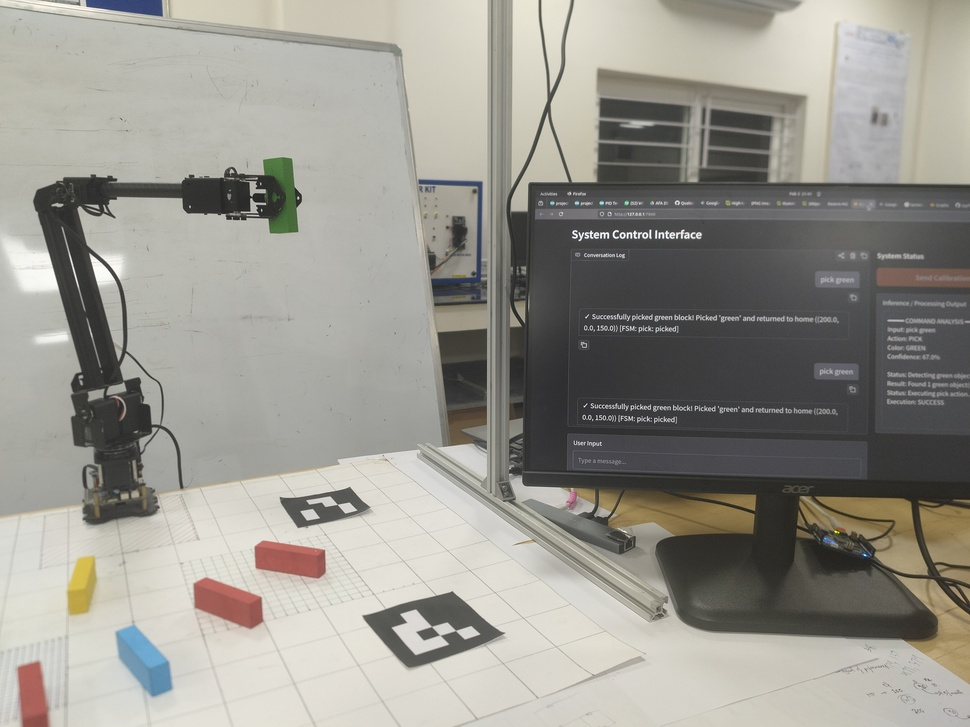
#> input picture assets/workspace.jpg, 970 x 727 px, shrunk from 4096 x 3072 before the run, given in place of the camera
$ python color_segment.py
#> lines starting #> are read from the running program, lines starting #| are printed output that depends on the picture; after the words box and inside, x2 and y2 are one past the last pixel; in counts of white or black regions, pixels touching at a corner belong together
#> further down, frame is the input picture: shape (727, 970, 3); mean B, G, R 142.5, 150.1, 152.1
"""Color segmentation and distance estimation for Jenga blocks."""

import cv2
import numpy as np

KNOWN_WIDTH_CM = 7.5
FOCAL_LENGTH = 1000

def get_hsv_ranges():
    """Define HSV ranges for Jenga block colors."""
    colors = {
        "Blue":   (np.array([100, 150, 0]), np.array([140, 255, 255])),
        "Green":  (np.array([40, 70, 70]),  np.array([80, 255, 255])),
        "Yellow": (np.array([20, 100, 100]), np.array([30, 255, 255])),
        "Orange": (np.array([10, 100, 20]), np.array([20, 255, 255])),
        "Pink":   (np.array([140, 50, 50]), np.array([170, 255, 255]))
    }
    # Red wraps around 0/180 in HSV
    red_lower1 = np.array([0, 70, 50])
    red_upper1 = np.array([10, 255, 255])
    red_lower2 = np.array([170, 70, 50])
    red_upper2 = np.array([180, 255, 255])

    return colors, (red_lower1, red_upper1, red_lower2, red_upper2)

def process_frame(frame):
    hsv = cv2.cvtColor(frame, cv2.COLOR_BGR2HSV)
#> hsv: shape (727, 970, 3); mean H, S, V 36.9, 19, 153.1
    colors, red_ranges = get_hsv_ranges()

    tasks = []

    for name, (lower, upper) in colors.items():
        mask = cv2.inRange(hsv, lower, upper)
        tasks.append((mask, name, (255, 255, 255)))
#> this loop made 5 passes
#> pass 1, in process_frame, `mask = cv2.inRange(hsv, lower, upper)`:
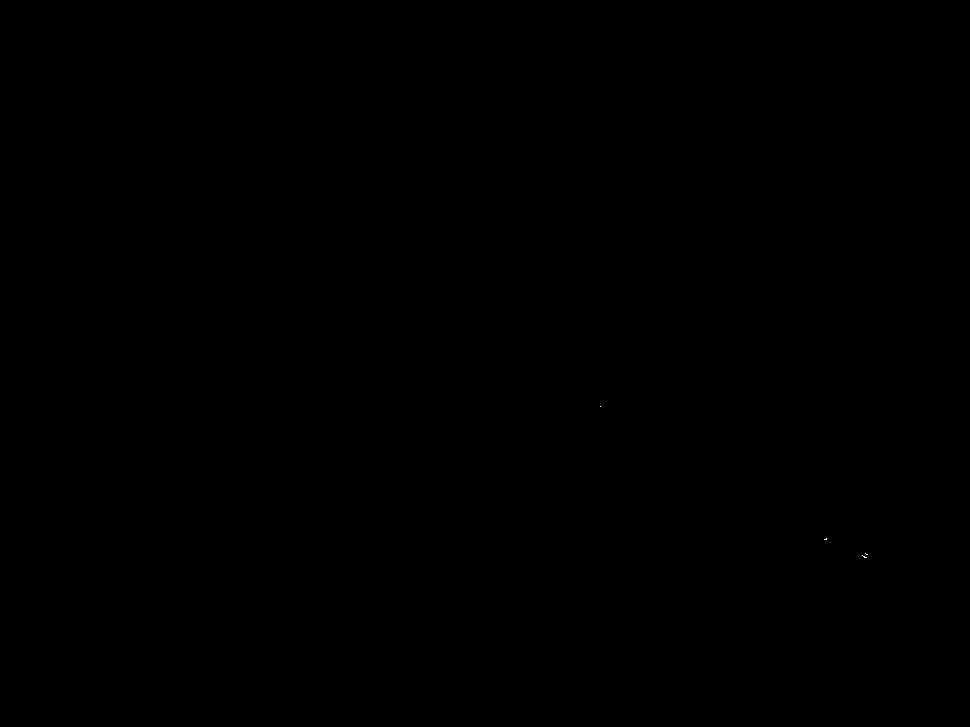
#> mask: shape (727, 970); 0% white in thin lines or dots, all inside (x1, y1, x2, y2) = (600, 406, 868, 558)
#> pass 3, in process_frame, `mask = cv2.inRange(hsv, lower, upper)`:
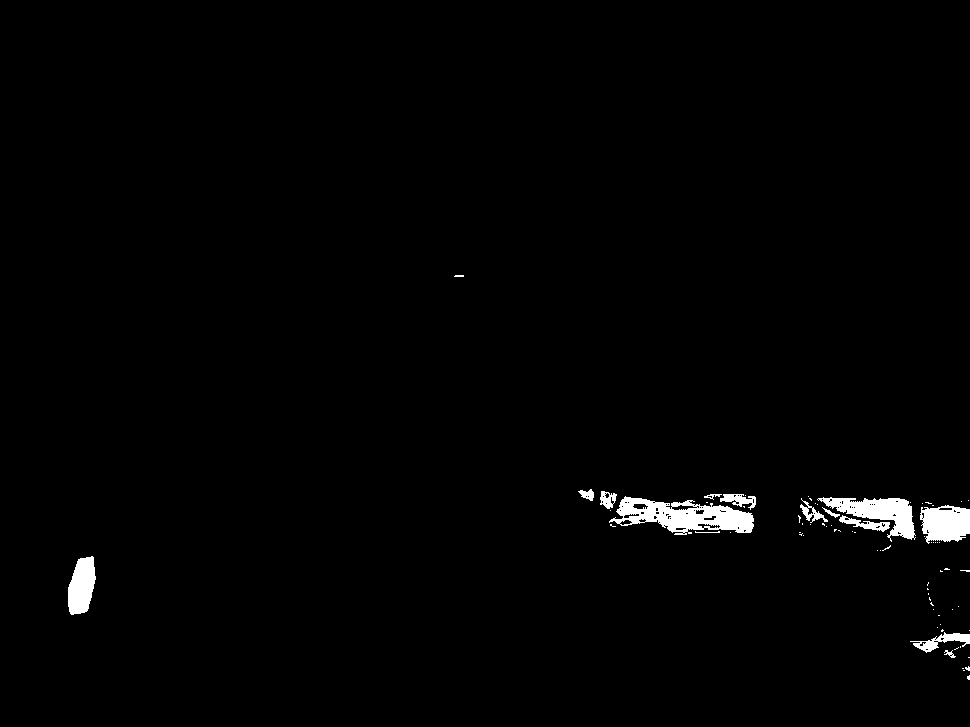
#> mask: shape (727, 970); 1.3% white; 76 white regions (62 under 20 px), largest, box (x1, y1, x2, y2) and area: (609, 496, 754, 535) 2964, (817, 497, 916, 542) 1851, (920, 505, 970, 544) 1501
#> after the loop, tasks = 5 items

    # Combine red ranges
    mask1 = cv2.inRange(hsv, red_ranges[0], red_ranges[1])
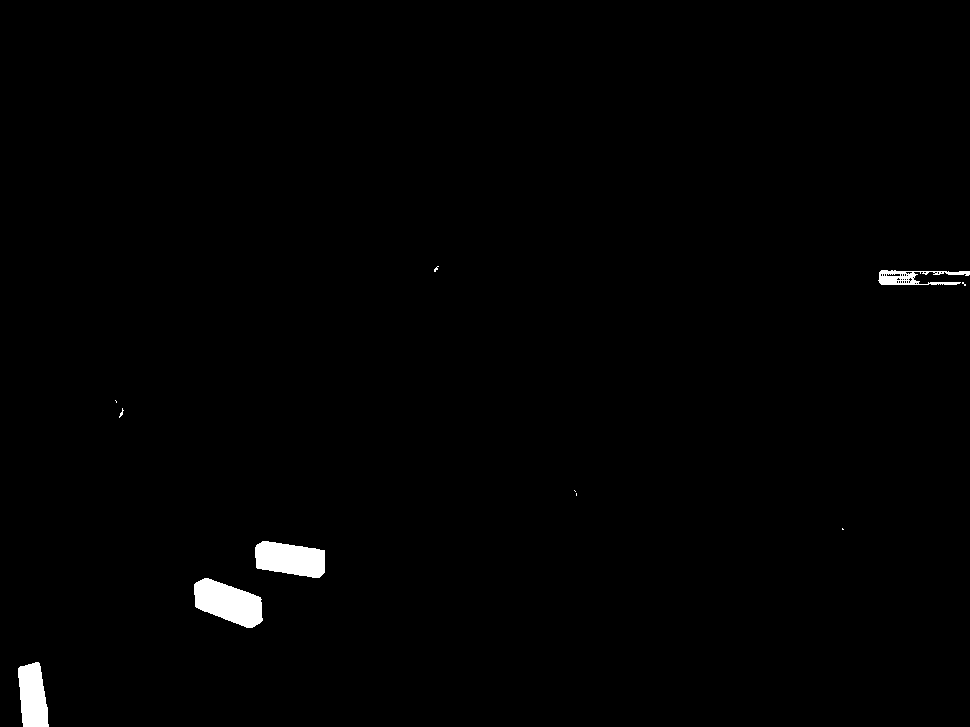
#> mask1: shape (727, 970); 0.93% white; 11 white regions (7 under 20 px), largest, box (x1, y1, x2, y2) and area: (194, 578, 263, 628) 2242, (255, 541, 325, 578) 1984, (18, 662, 49, 727) 1561, (878, 270, 970, 285) 707
    mask2 = cv2.inRange(hsv, red_ranges[2], red_ranges[3])
#> mask2: shape (727, 970); 0.01% white in thin lines or dots, all inside (x1, y1, x2, y2) = (568, 492, 576, 507)
    red_mask = cv2.add(mask1, mask2)
#> red_mask: shape (727, 970); 0.93% white; 11 white regions (6 under 20 px), largest, box (x1, y1, x2, y2) and area: (194, 578, 263, 628) 2242, (255, 541, 325, 578) 1984, (18, 662, 49, 727) 1561, (878, 270, 970, 285) 707, (568, 490, 577, 505) 50
    tasks.append((red_mask, "Red", (0, 0, 255)))

    for mask, color_name, draw_color in tasks:
        mask = cv2.erode(mask, None, iterations=2)
        mask = cv2.dilate(mask, None, iterations=2)

        contours, _ = cv2.findContours(mask, cv2.RETR_EXTERNAL, cv2.CHAIN_APPROX_SIMPLE)

        for cnt in contours:
            if cv2.contourArea(cnt) < 500:
                continue

            rect = cv2.minAreaRect(cnt)
            (x, y), (w, h), angle = rect

            apparent_width = max(w, h)

            if apparent_width > 0:
                distance = (KNOWN_WIDTH_CM * FOCAL_LENGTH) / apparent_width

                box = cv2.boxPoints(rect)
                box = np.int0(box)

                cv2.drawContours(frame, [box], 0, draw_color, 2)
                cv2.circle(frame, (int(x), int(y)), 5, (0, 255, 0), -1)

                label = f"{color_name}: {distance:.2f}cm"
                cv2.putText(frame, label, (int(x) - 20, int(y) - 20),
                            cv2.FONT_HERSHEY_SIMPLEX, 0.5, (255, 255, 255), 2)
#> this loop made 6 passes
#> (color_name, draw_color) on passes 1, 2, 3, 4, 6: ('Blue', (255, 255, 255)), ('Green', (255, 255, 255)), ('Yellow', (255, 255, 255)), ('Orange', (255, 255, 255)), ('Red', (0, 0, 255))
#> (color_name, draw_color, contours) on pass 5: ('Pink', (255, 255, 255), [[[570, 496], [570, 500], [574, 500], [574, 496]]])
#> pass 2, in process_frame, `mask = cv2.erode(mask, None, iterations=2)`:
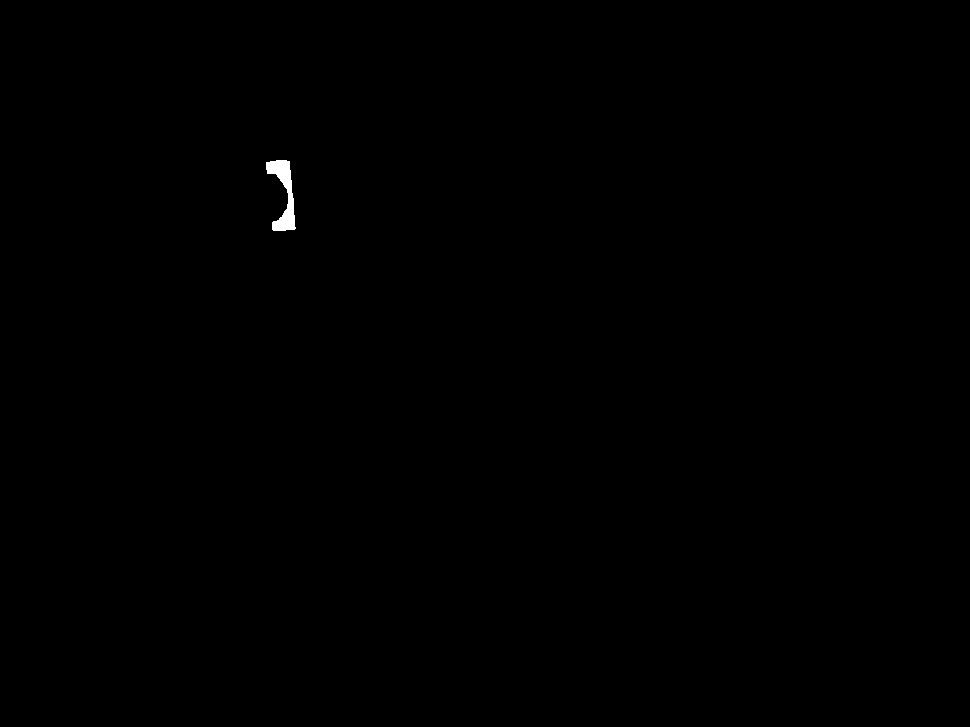
#> mask: shape (727, 970); 0.14% white; 1 white region, box (x1, y1, x2, y2) and area: (266, 160, 296, 231) 965
#> pass 3, in process_frame, `mask = cv2.erode(mask, None, iterations=2)`:
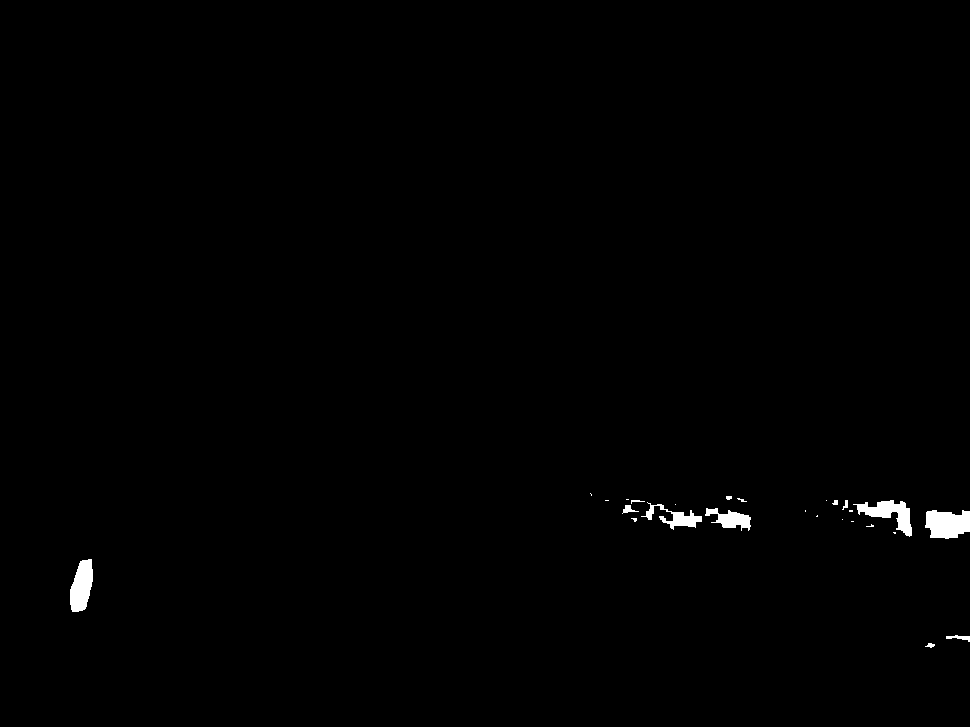
#> mask: shape (727, 970); 0.6% white; 26 white regions (14 under 20 px), largest, box (x1, y1, x2, y2) and area: (925, 510, 970, 539) 1044, (70, 559, 93, 612) 884, (853, 500, 912, 537) 874
#> after the loop:
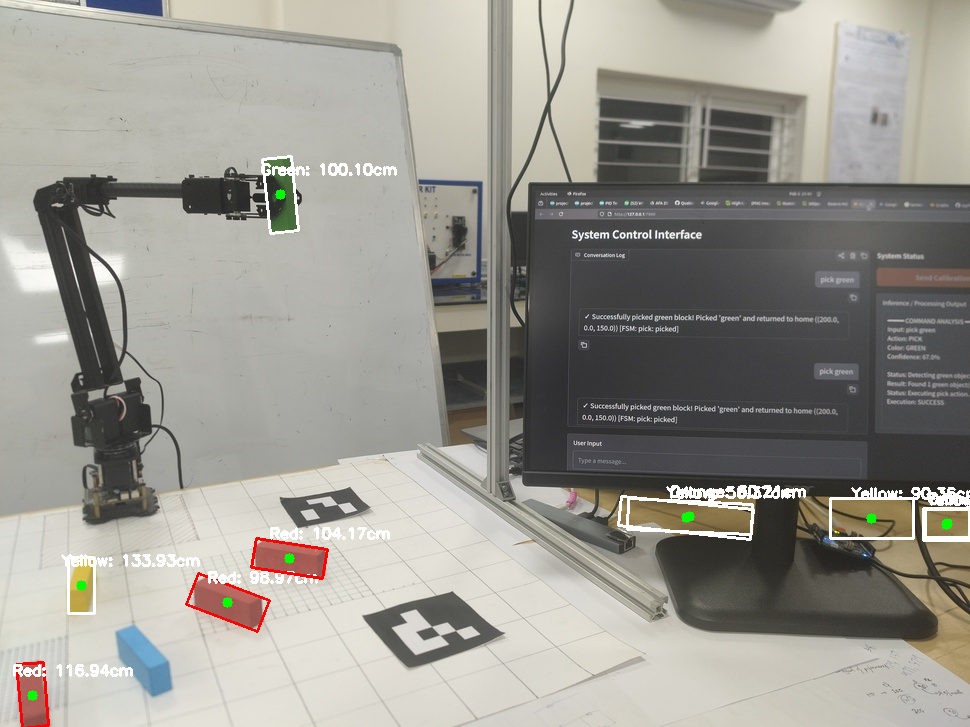
#> frame: shape (727, 970, 3); 1.74% of pixels changed, all inside (x1, y1, x2, y2) = (13, 155, 970, 727)

    return frame


cap = cv2.VideoCapture("/dev/video8")

while True:
    ret, frame = cap.read()
    if not ret:
        break

    processed_frame = process_frame(frame)

    cv2.imshow("Jenga Distance & Segmentation", processed_frame)

    if cv2.waitKey(1) & 0xFF == ord('q'):
#> (key q is pressed here)
        break

cap.release()
cv2.destroyAllWindows()
